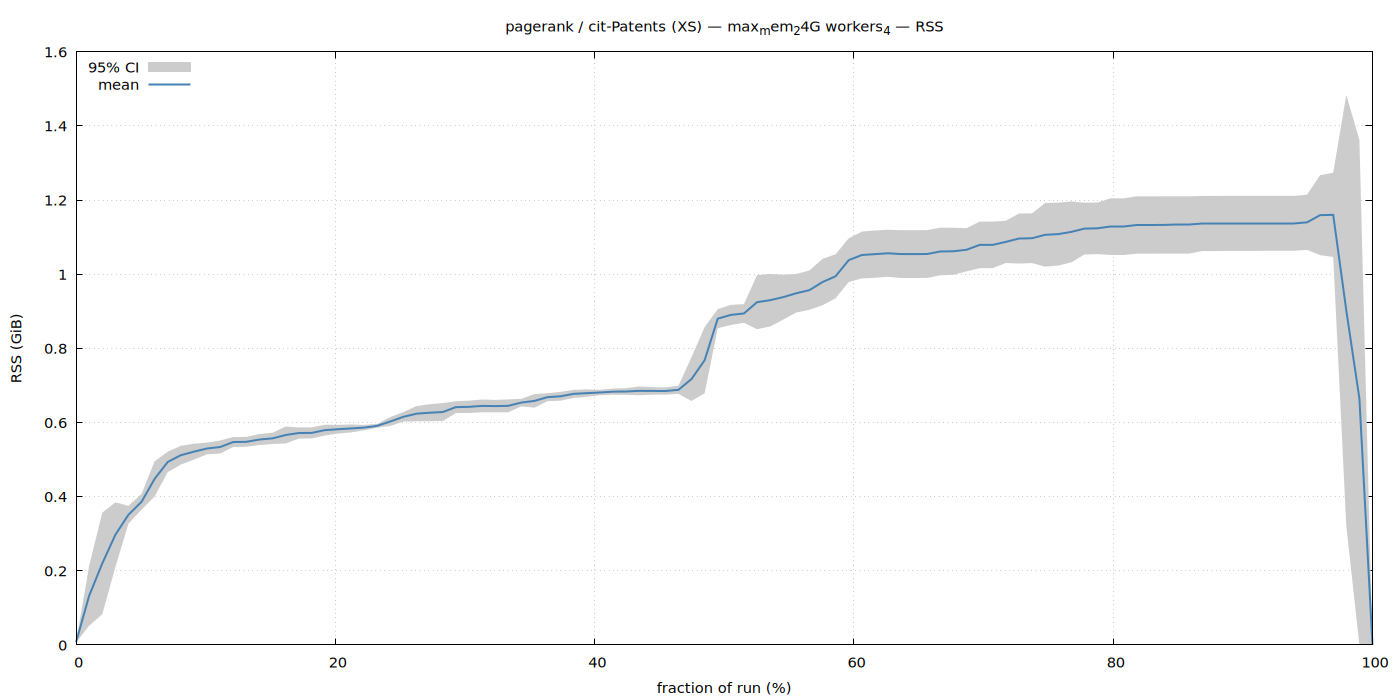

This figure's gnuplot source:
set terminal pngcairo size 1400,700 enhanced font 'Sans,11'
set output '/home/ubuntu/nvm/results/pagerank/XS/cit-Patents/max_mem_24G_workers_4/rss.png'
set title "pagerank / cit-Patents (XS) — max_mem_24G workers_4 — RSS"
set xlabel 'fraction of run (%)'
set ylabel 'RSS (GiB)'
set grid
set key top left
set yrange [0:*]
plot '/home/ubuntu/nvm/results/pagerank/XS/cit-Patents/max_mem_24G_workers_4/rss.dat' using 1:3:4 with filledcurves lc rgb '#cccccc' title '95% CI', \
     '' using 1:2 with lines lw 2 lc rgb '#4682b4' title 'mean'
